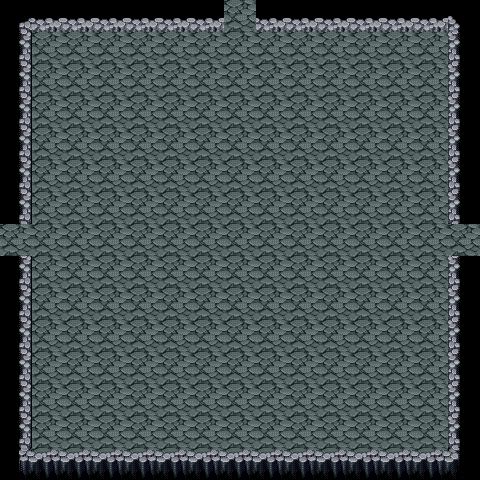

Tiled map render using the project's own tile images. Description and the map definition, with tile-layer contents summarised, below:
An orthogonal 15x15 tile map with 32x32 px tiles, 2 tile layers (background, collision) and 3 objects (3x door).

<map version="1.0" orientation="orthogonal" width="15" height="15" tilewidth="32" tileheight="32">
 <tileset firstgid="1" name="dungeon_tileset" tilewidth="32" tileheight="32">
  <image source="../images/dungeon_tileset.png" width="512" height="512" />
 </tileset>
 <layer name="background" width="15" height="15">
  <data>[225 cells, 225 non-empty, 1 distinct tile ids]</data>
 </layer>
 <layer name="collision" width="15" height="15">
  <properties>
   <property name="collision" value="true" />
  </properties>
  <data>[225 cells, 53 non-empty, 8 distinct tile ids]</data>
 </layer>
 <objectgroup name="objects" width="15" height="15">
  <object name="door_N" type="door" x="224" y="0" width="32" height="32">
   <properties>
    <property name="enter_door.direction" value="N" />
   </properties>
  </object>
  <object name="door_W" type="door" x="0" y="224" width="32" height="32">
   <properties>
    <property name="enter_door.direction" value="W" />
   </properties>
  </object>
  <object name="door_E" type="door" x="448" y="224" width="32" height="32">
   <properties>
    <property name="enter_door.direction" value="E" />
   </properties>
  </object>
 </objectgroup>
</map>
